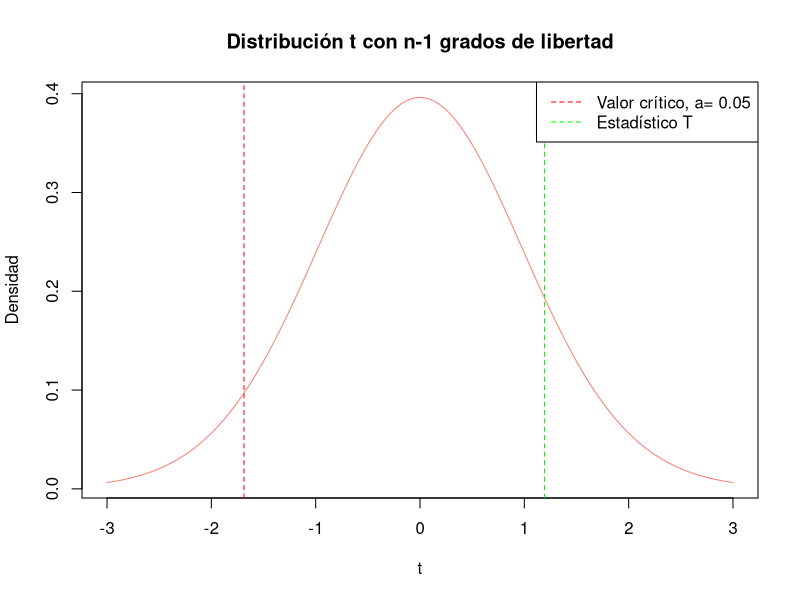

The R script that drew this image:
## ---- chunk 1
social_networks_data3 <- read.csv("./social-network-data.csv")
social_networks_data3 <- social_networks_data3[, -c(1)]
new_colnames3 <- c("Edad", "Sexo", "Trabaja", "Deporte", "Redes_Sociales", "Horas_Uso", "Carrera", "Semestre", "Uso_Clase", "Uso_Primeros_Semestres")
colnames(social_networks_data3) <- new_colnames3

categorias_Horas_Uso <- c("Menos de 1 hora", 
                          "1-2 horas", 
                          "2-3 horas", 
                          "3-4 horas", 
                          "4-5 horas", 
                          "Más de 5 horas")
reemplazos_Horas_Uso <- c(0.5, 1.5, 2.5, 3.5, 4.5, 6)
categorias_Uso_Primeros_Semestres <- c("Menos de 1 hora al día", 
                                       "1-2 horas al día", 
                                       "2-3 horas al día",
                                       "3-4 horas al día", 
                                       "4-5 horas al día", 
                                       "Más de 5 horas al día")
reemplazos_Uso_Primeros_Semestres <- c(0.5, 1.5, 2.5, 3.5, 4.5, 6)

social_networks_data3$Horas_Uso_1a5 <- reemplazos_Uso_Primeros_Semestres[match(social_networks_data3$Uso_Primeros_Semestres,
                                                                                      categorias_Uso_Primeros_Semestres)]

social_networks_data3$Horas_Uso_6a10 <- reemplazos_Horas_Uso[match(social_networks_data3$Horas_Uso, 
                                                            categorias_Horas_Uso)]

paired_sample <- social_networks_data3[social_networks_data3$Uso_Primeros_Semestres != "", c(11, 12)]
## ---- chunk 2
datos_1a5 <- c(paired_sample$Horas_Uso_1a5)
datos_6a10 <- c(paired_sample$Horas_Uso_6a10)
diferencia <- c(datos_6a10- datos_1a5)

tabla_datos <- data.frame(Horas_Uso_1a5 = datos_1a5,
                          Horas_Uso_6a10 = datos_6a10,
                          Diferencia = diferencia)
print(tabla_datos)
## ---- chunk 3
n= length(diferencia)
print(paste("Tamaño de la muestra:", n))
mu_d = mean(diferencia)
print(paste("Diferencia media:", mu_d))
s = sd(diferencia)
print(paste("DS muestral s:", s))

# Estadístico t
estad_T <- mu_d / (s / sqrt(n))
print(paste("Estadístico t:", estad_T))

# Nivel de significancia (alfa)
alfa <- 0.05

# Valor crítico para una cola (inferior)
ta <- qt(alfa, df = n - 1, lower.tail = TRUE)
print(paste("Valor crítico (t_alpha):", ta))

# Cálculo del p-valor (prueba de una cola, inferior)
p_value <- pt(estad_T, df = n - 1, lower.tail = TRUE)
print(paste("El p-value es:", p_value))

# Resultados de la prueba
if (p_value < alfa) {
  print("Rechazamos la hipótesis nula")
} else {
  print(paste("No podemos rechazar la hipótesis nula a un nivel de significancia de",alfa))
}
## ---- chunk 4
curve(dt(x, df = n-1), col = 'salmon', 
      from = -3, to = 3, 
      ylab = 'Densidad', xlab = 't', 
      main = 'Distribución t con n-1 grados de libertad')

abline(v = ta, col = 'red', lty = 2)
abline(v = estad_T, col = 'green', lty = 2)
legend('topright', legend = c(paste('Valor crítico, a=', alfa), 'Estadístico T'), col = c('red', 'green'), lty = 2)
